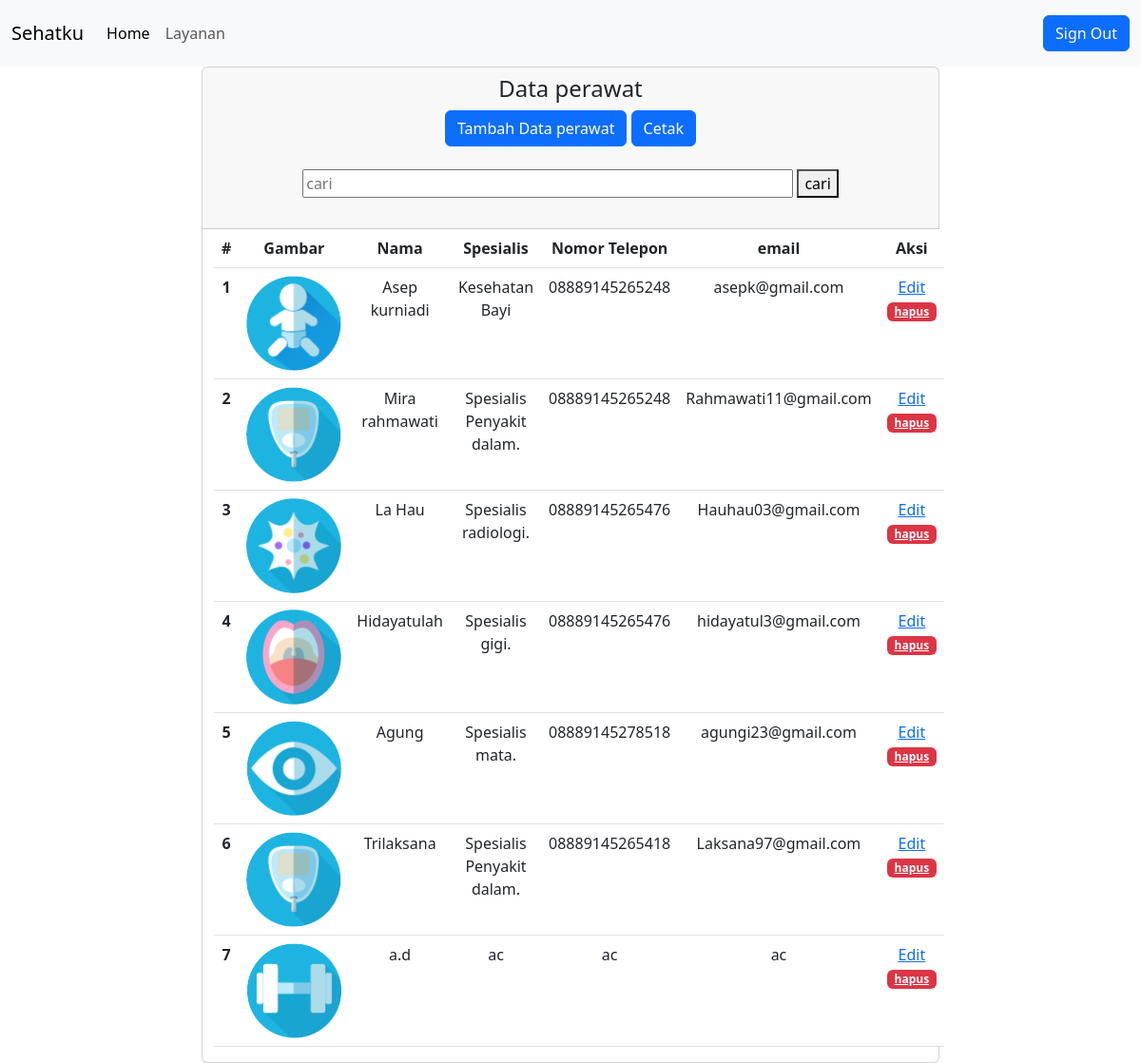
The app's page /admin.php with its own data.
### tables this page shows
CREATE TABLE `daftar_layanan` (
  `id` int NOT NULL,
  `nama` varchar(255) NOT NULL,
  `gambar` varchar(255) NOT NULL,
  `spesialis` varchar(255) NOT NULL,
  `nomor_telepon` varchar(255) NOT NULL,
  `email` varchar(255) NOT NULL
);

### admin.php (called while the page is built, shortened)
<?php
require ('functions.php');
$layanan = query("SELECT * FROM daftar_layanan") ;
require('views/admin.view.php');
?>

### functions.php (called while the page is built, shortened)
<?php
function koneksi()
{
  $conn = mysqli_connect('localhost', 'root', '', 'pw2023_223040123') or die('KONEKSI GAGAL!');
  return $conn;
}
function query($query)
{
  $conn = koneksi();
  $result = mysqli_query($conn, $query) or die(mysqli_error($conn));
  $rows = [];
  while ($row = mysqli_fetch_assoc($result)) {
    $rows[] = $row;
  }
  return $rows;
}

### views/admin.view.php (the view, shortened to what this page needs)
<?php require('partials/header.php'); ?>
<nav class="navbar navbar-expand-lg bg-body-tertiary">
  <div class="container-fluid">
    <a class="navbar-brand" href="#">Sehatku</a>
    <div class="collapse navbar-collapse" id="navbarSupportedContent">
      <ul class="navbar-nav me-auto mb-2 mb-lg-0">
        <li class="nav-item">
          <a class="nav-link active" aria-current="page" href="./index.php">Home</a>
        </li>
        <li class="nav-item">
          <a class="nav-link" href="./layanan.php">Layanan</a>
        </li>
      </ul>
      <div class="navbar-nav my-2">
        <a class="nav-item btn btn-primary ms-3" href="./logout.php">Sign Out</a>
      </div>
    </div>
  </div>
</nav>
<div class="container-fluid">
  <div class="row justify-content-center">
    <div class="col-lg-8 col-md-10 col-sm-12 card-container">
      <div class="card text-center">
        <div class="card-header">
          <h4>Data perawat</h4>
          <a href="tambah.php" class="btn btn-primary">Tambah Data perawat</a>
          <a href="cetak.php" class="btn btn-primary" target="_blank">Cetak</a>
          <br>
          <br>
          <form action="" method="POST">
            <input type="text" name="keyword" size="50" placeholder="cari" autocomplete="off" class="keyword" autofocus>
            <button type="submit" name="cari">cari</button>
          </form>
        </div>
        <div class="container">
          <table class="table">
          <thead>
            <tr>
              <th scope="col">#</th>
              <th scope="col">Gambar</th>
              <th scope="col">Nama</th>
              <th scope="col">Spesialis</th>
              <th scope="col">Nomor Telepon</th>
              <th scope="col">email</th>
              <th scope="col">Aksi</th>
            </tr>
          </thead>
          <tbody>
            <?php $i = 1; ?>
            <?php foreach ($layanan as $lyn) : ?>
              <tr>
                <th scope="row"><?= $i++; ?></th>
                <td>
                  <img src="images/<?= $lyn['gambar']; ?>" width="100">
                </td>
                <td><?= $lyn['nama']; ?></td>
                <td><?= $lyn['spesialis']; ?></td>
                <td><?= $lyn['nomor_telepon']; ?></td>
                <td><?= $lyn['email']; ?></td>
                <td>
                  <a href="ubah.php?id=<?= $lyn['id']; ?>">Edit</a>
                  <a href="hapus.php?id=<?= $lyn['id']; ?>" onclick="return confirm ('Apakah anda yakin ingin menghapus data ini ? ');" class="badge text-bg-danger">hapus</a>
                </td>
              </tr>
            <?php endforeach; ?>
          </tbody>
          </table>
        </div>
      </div>
    </div>
  </div>
</div>
</body>
<?php require('partials/footer.php'); ?>

### views/partials/header.php (shortened to what this page needs)
<!doctype html>
<html lang="en">
<head>
  <link href="https://cdn.jsdelivr.net/npm/bootstrap@5.3.0-alpha3/dist/css/bootstrap.min.css" rel="stylesheet">
</head>
<body>

### views/partials/footer.php (shortened to what this page needs)
</body>
</html>

### records on screen
daftar_layanan: gambar (picture), nama "Asep kurniadi", spesialis "Kesehatan Bayi", nomor_telepon "08889145265248", email "asepk@gmail.com"
daftar_layanan: gambar (picture), nama "Mira rahmawati", spesialis "Spesialis Penyakit dalam.", nomor_telepon "08889145265248", email "Rahmawati11@gmail.com"
daftar_layanan: gambar (picture), nama "La Hau", spesialis "Spesialis radiologi.", nomor_telepon "08889145265476", email "Hauhau03@gmail.com"
daftar_layanan: gambar (picture), nama "Hidayatulah", spesialis "Spesialis gigi.", nomor_telepon "08889145265476", email "hidayatul3@gmail.com"
daftar_layanan: gambar (picture), nama "Agung", spesialis "Spesialis mata.", nomor_telepon "08889145278518", email "agungi23@gmail.com"
daftar_layanan: gambar (picture), nama "Trilaksana", spesialis "Spesialis Penyakit dalam.", nomor_telepon "08889145265418", email "Laksana97@gmail.com"
daftar_layanan: gambar (picture), nama "a.d", spesialis "ac", nomor_telepon "ac", email "ac"
